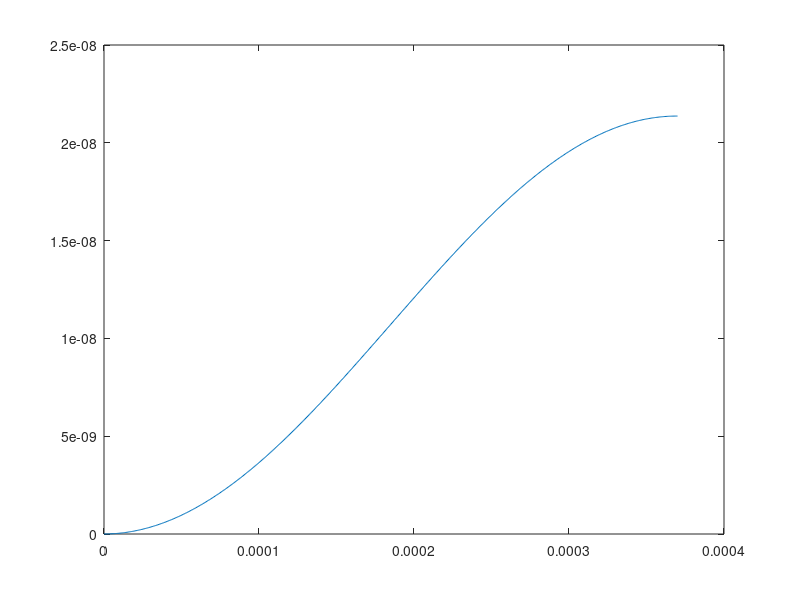

Source code (MATLAB):
close all
clear all
clc

% --- Inputs --- %

%Desired Acceleration Profile%
peak_acc = 25*9.80665; %G's
impulse_period = 740e-6; %seconds

%Test Article% 
M_mounted = 2; %Kg

%Plate Parameters%
L_plate = 0.2;          %meters
W_plate = 0.1;          %meters
T_plate = 0.00635*2;    %meters
E_plate = 69E9;         %Pascals
Rho_plate = 2.7E3;      %kg/m^3
Damp_Ratio = 0.5E-4;     %ratio (unitless)
Impact_Point = 0.150;   %meters relative to bottom of plate

%Hammer Parameters%
M_arm = 1;   %Kg
M_head = 1;  %Kg
Length_arm = 1; %metere

%Universal Constants%
g = 9.80665; % m/s^2
s = tf('s'); %transfer function

% --- Calculations --- %

%Estimated Deflection

%Generate sine wave for desired time 
dT = impulse_period*0.001;
time_vector = 0:dT:impulse_period/2;
acc_curve_desired = peak_acc*sin((2*pi/impulse_period)*time_vector);

position = zeros(1,length(time_vector));
for i = 2:length(time_vector)
    dX = 0.5.*acc_curve_desired(i).*dT^2;
    position(i) = position(i-1)+dX;
end
displacement = sum(position);

%calculate energy stored in deflected plate
V_plate = L_plate*W_plate*T_plate;    % Meters^3
M_plate = Rho_plate*V_plate; %Kg
M_total = M_plate + M_mounted; %Kg



K_plate = (W_plate*T_plate^3*E_plate)/(4*L_plate^2);
Zeta_Plate = Damp_Ratio/(2*sqrt(K_plate*M_total)); %damping coefficent
I_plate = L_plate*T_plate^3/12;  %2nd moment of inertia

Wn_plate = 1.875^2*sqrt(E_plate*I_plate/M_total*L_plate); %Natural Frequency
%1/(m*s^2+b*s+k);
%2*pi*Zeta_plate
sys_plate = 1/(M_total*s^2+Zeta_Plate*s+K_plate);  
force_curve = acc_curve_desired * M_total + displacement * K_plate; 
p_curve = force_curve .* time_vector; 
p_total = sum(p_curve) 

%simulate impulse on plate
plot(time_vector, position)
% lsim(sys_plate, position,time_vector)





f_impulse = 1/impulse_period; %Hz
w_impulse = f_impulse/(2*pi); %rad/sec



